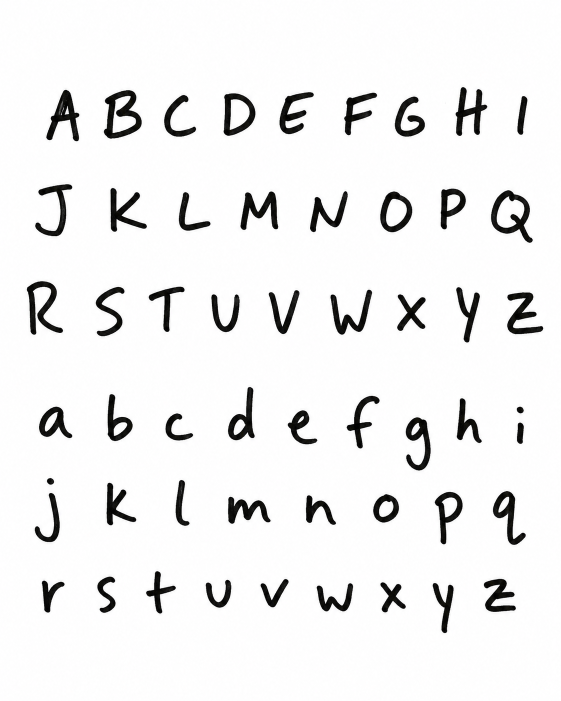
#> input picture tools/alphabet-source.png, 1122 x 1402 px (shown at 1/2 size)
$ python build_font.py alphabet-source.png
#> lines starting #> are read from the running program, lines starting #| are printed output that depends on the picture; after the words box and inside, x2 and y2 are one past the last pixel; in counts of white or black regions, pixels touching at a corner belong together
#!/usr/bin/env python3
"""Turn a scanned alphabet sheet into a webfont.

Source: a single sheet with A-Z on three rows and a-z on three more, written
with a marker on white paper. Each glyph is cut out by projection, traced with
marching squares, simplified, and dropped into a TrueType font.

    python3 tools/build_font.py ~/Desktop/unnamed-1.png

Writes assets/fonts/vazhand.woff2 (and .ttf next to it for reference).
"""

import sys
import pathlib

import numpy as np
from PIL import Image
import contourpy
from fontTools.fontBuilder import FontBuilder
from fontTools.pens.ttGlyphPen import TTGlyphPen

ROWS = ["ABCDEFGHI", "JKLMNOPQ", "RSTUVWXYZ",
        "abcdefghi", "jklmnopq", "rstuvwxyz"]

UPM = 1000          # units per em
CAP = 700           # cap height in units
SUPERSAMPLE = 3     # upscale before tracing, for smoother contours
RDP_TOL = 3.5       # outline simplification, in font units
SIDE_BEARING = 0.05  # per side, as a fraction of the em
SPACE = 0.30        # space advance, as a fraction of the em

OUT_DIR = pathlib.Path(__file__).resolve().parent.parent / "assets" / "fonts"
NAME = "Vaz Hand"
PSNAME = "VazHand-Regular"


# ---------------------------------------------------------------- segmenting

def bands(mask, axis, min_size, gap):
    """Runs of non-empty rows (axis=1) or columns (axis=0), merged across gaps."""
    on = mask.any(axis=axis)
    runs, start = [], None
    for i, v in enumerate(on):
        if v and start is None:
            start = i
        elif not v and start is not None:
            runs.append((start, i - 1))
            start = None
    if start is not None:
        runs.append((start, len(on) - 1))
    runs = [r for r in runs if r[1] - r[0] + 1 >= min_size]
    merged = [runs[0]]
    for a, b in runs[1:]:
        if a - merged[-1][1] < gap:
            merged[-1] = (merged[-1][0], b)
        else:
            merged.append((a, b))
    return merged


def cut_sheet(gray):
    """-> {char: (x0, x1, y0, y1, baseline)} in source pixels."""
    ink = gray < 128
    row_bands = bands(ink, 1, 10, 12)
    if len(row_bands) != len(ROWS):
        sys.exit("expected %d rows, found %d" % (len(ROWS), len(row_bands)))

    boxes = {}
    for letters, (y0, y1) in zip(ROWS, row_bands):
        strip = ink[y0:y1 + 1]
        cols = bands(strip, 0, 3, 12)
        if len(cols) != len(letters):
            sys.exit("row %r: expected %d glyphs, found %d"
                     % (letters, len(letters), len(cols)))
        cells = []
        for x0, x1 in cols:
            ys = np.where(strip[:, x0:x1 + 1].any(axis=1))[0]
            cells.append((x0, x1, y0 + ys.min(), y0 + ys.max()))
        # letters that sit on the baseline are the majority in every row, so
        # the median bottom edge is the baseline
        baseline = float(np.median([c[3] for c in cells]))
        for ch, (x0, x1, gy0, gy1) in zip(letters, cells):
            boxes[ch] = (x0, x1, gy0, gy1, baseline)
    return boxes


# ---------------------------------------------------------------- vectorising

def rdp(points, tol):
    """Ramer-Douglas-Peucker on an open polyline."""
    if len(points) < 3:
        return points
    p0, p1 = points[0], points[-1]
    d = p1 - p0
    norm = np.hypot(*d)
    if norm < 1e-9:
        dist = np.hypot(*(points - p0).T)
    else:
        dist = np.abs(np.cross(d, points - p0)) / norm
    i = int(np.argmax(dist))
    if dist[i] <= tol:
        return np.array([p0, p1])
    left = rdp(points[:i + 1], tol)
    right = rdp(points[i:], tol)
    return np.vstack([left[:-1], right])


def signed_area(poly):
    x, y = poly[:, 0], poly[:, 1]
    return 0.5 * float(np.sum(x * np.roll(y, -1) - np.roll(x, -1) * y))


def contains(outer, point):
    x, y = point
    xs, ys = outer[:, 0], outer[:, 1]
    xs2, ys2 = np.roll(xs, -1), np.roll(ys, -1)
    crosses = ((ys > y) != (ys2 > y))
    with np.errstate(divide="ignore", invalid="ignore"):
        xint = xs + (y - ys) / (ys2 - ys) * (xs2 - xs)
    return bool(np.sum(crosses & (xint > x)) % 2)


def trace(gray, box, scale):
    """Outlines for one glyph, in font units with the origin on the baseline."""
    x0, x1, gy0, gy1, baseline = box
    pad = 4
    sub = gray[max(0, gy0 - pad):gy1 + pad + 1, max(0, x0 - pad):x1 + pad + 1]
    oy, ox = max(0, gy0 - pad), max(0, x0 - pad)

    big = np.asarray(Image.fromarray(sub).resize(
        (sub.shape[1] * SUPERSAMPLE, sub.shape[0] * SUPERSAMPLE),
        Image.LANCZOS)).astype(np.float32)

    gen = contourpy.contour_generator(z=big, name="serial", line_type="SeparateCode")
    lines, _ = gen.lines(127.5)

    polys = []
    for line in lines:
        if len(line) < 4:
            continue
        # supersampled sub-image pixels -> source pixels -> font units
        px = line[:, 0] / SUPERSAMPLE + ox
        py = line[:, 1] / SUPERSAMPLE + oy
        poly = np.column_stack([(px - x0) * scale, (baseline - py) * scale])
        if np.allclose(poly[0], poly[-1]):
            poly = poly[:-1]
        poly = rdp(np.vstack([poly, poly[0]]), RDP_TOL)[:-1]
        if len(poly) >= 3 and abs(signed_area(poly)) > 200:
            polys.append(poly)

    # nesting depth decides outer vs hole; TrueType wants outers clockwise
    oriented = []
    for i, poly in enumerate(polys):
        depth = sum(1 for j, other in enumerate(polys)
                    if j != i and contains(other, poly[0]))
        want_ccw = depth % 2 == 1
        if (signed_area(poly) > 0) != want_ccw:
            poly = poly[::-1]
        oriented.append(poly)
    return oriented


# ------------------------------------------------------------------ building

def main():
    src = pathlib.Path(sys.argv[1] if len(sys.argv) > 1
                       else "~/Desktop/unnamed-1.png").expanduser()
    gray = np.asarray(Image.open(src).convert("L")).astype(np.uint8)
    boxes = cut_sheet(gray)
#> in cut_sheet, `ink = gray < 128`:
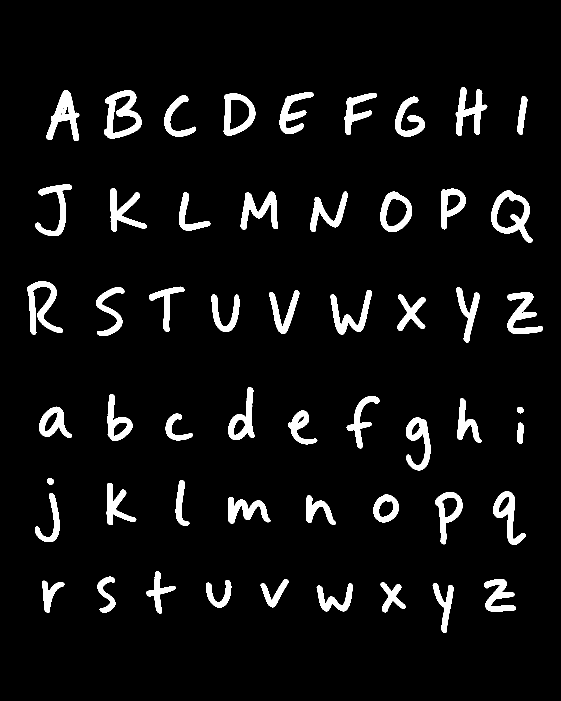
#> ink: shape (1402, 1122) bool (shown at 1/2 size); 6.3% white; 54 white regions, largest, box (x1, y1, x2, y2) and area: (208, 180, 283, 277) 3405, (982, 381, 1065, 485) 3094, (54, 563, 126, 669) 2891
#> after the loop in bands, `for i, v in enumerate(on):`: runs = [(174, 281), (369, 484), (563, 684), (774, 940), (956, 1089), (1143, 1265)]
#> in bands, `merged = [runs[0]]`: merged = [(174, 281)]
#> the loop in bands, `for a, b in runs[1:]:` made 5 passes
#> after the loop in bands, `for a, b in runs[1:]:`: merged has the same summary as runs
#> in cut_sheet, `row_bands = bands(ink, 1, 10, 12)`: row_bands has the same summary as runs in bands
#> the loop in cut_sheet, `for letters, (y0, y1) in zip(ROWS, row_bands):` made 6 passes
#> (letters, y0, y1, baseline) on passes 1 to 6: ('ABCDEFGHI', 174, 281, 271), ('JKLMNOPQ', 369, 484, 462.5), ('RSTUVWXYZ', 563, 684, 667), ('abcdefghi', 774, 940, 885), ('jklmnopq', 956, 1089, 1049.5), ('rstuvwxyz', 1143, 1265, 1224)
#> pass 1, in cut_sheet, `strip = ink[y0:y1 + 1]`:
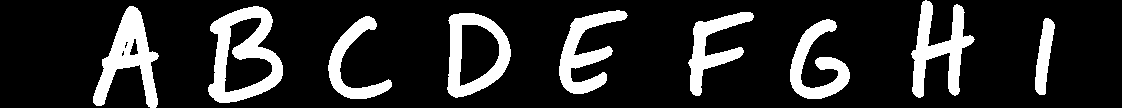
#> strip: shape (108, 1122) bool; 16.6% white; 9 white regions, largest, box (x1, y1, x2, y2) and area: (208, 6, 283, 103) 3405, (93, 6, 159, 108) 2829, (911, 0, 975, 98) 2571
#> pass 2, in cut_sheet, `strip = ink[y0:y1 + 1]`:
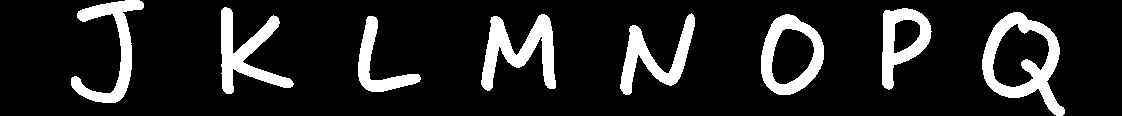
#> strip: shape (116, 1122) bool; 13.7% white; 8 white regions, largest, box (x1, y1, x2, y2) and area: (982, 12, 1065, 116) 3094, (481, 14, 556, 91) 2599, (221, 7, 294, 94) 2327
#> after the loop in cut_sheet, `for letters, (y0, y1) in zip(ROWS, row_bands):`:
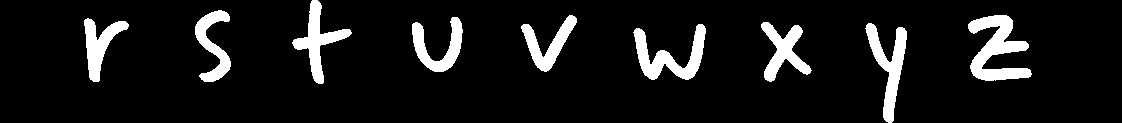
#> strip: shape (123, 1122) bool; 9.2% white; 9 white regions, largest, box (x1, y1, x2, y2) and area: (968, 15, 1032, 81) 2094, (633, 24, 706, 80) 1661, (865, 23, 907, 123) 1573
#> after the loop in cut_sheet, `for letters, (y0, y1) in zip(ROWS, row_bands):`: boxes = 52 items
#> boxes = 52 items

    cap_px = np.median([b[4] - b[2] for ch, b in boxes.items() if ch.isupper()])
#> cap_px = 85.25
    scale = CAP / cap_px
#> scale = 8.21
    print("cap height %.1f px -> scale %.4f" % (cap_px, scale))
#| cap height 85.2 px -> scale 8.2111

    sb = round(SIDE_BEARING * UPM)
    glyphs, widths, order = {}, {}, [".notdef", "space"]
    cmap = {0x20: "space"}

    pen = TTGlyphPen(None)
    glyphs[".notdef"] = pen.glyph()
    widths[".notdef"] = round(SPACE * UPM)
    glyphs["space"] = TTGlyphPen(None).glyph()
    widths["space"] = round(SPACE * UPM)

    for ch in sorted(boxes, key=lambda c: (c.islower(), c)):
        gname = ch  # 'A'..'Z' and 'a'..'z' are already valid glyph names
        pen = TTGlyphPen(None)
        polys = trace(gray, boxes[ch], scale)
        for poly in polys:
            pen.moveTo((round(poly[0][0]) + sb, round(poly[0][1])))
            for x, y in poly[1:]:
                pen.lineTo((round(x) + sb, round(y)))
            pen.closePath()
        glyph = pen.glyph()
        widths[gname] = round((boxes[ch][1] - boxes[ch][0]) * scale) + 2 * sb
        glyphs[gname] = glyph
        order.append(gname)
        cmap[ord(ch)] = gname
        print("  %s  %d contours, %d pts, adv %d"
              % (ch, len(polys), sum(len(p) for p in polys), widths[gname]))
#> this loop made 52 passes
#> ch on passes 2 to 13: 'B', 'C', 'D', 'E', 'F', 'G', 'H', 'I', 'J', 'K', 'L', 'M'
#> (ch, gname, x0 in trace, x1 in trace, gy0 in trace, gy1 in trace, baseline in trace, pad in trace) on pass 1: ('A', 'A', 93, 158, 180, 281, 271, 4)
#|   A  4 contours, 58 pts, adv 634
#|   B  2 contours, 74 pts, adv 708
#|   C  1 contours, 43 pts, adv 617
#|   D  2 contours, 46 pts, adv 617
#|   E  1 contours, 52 pts, adv 658
#|   F  1 contours, 43 pts, adv 634
#|   G  1 contours, 64 pts, adv 584
#|   H  1 contours, 55 pts, adv 617
#> (further printed lines are left out)
#> pass 1, in trace, `sub = gray[max(0, gy0 - pad):gy1 + pad + 1, max(0, x0 - pad):x1 + pad ..`:
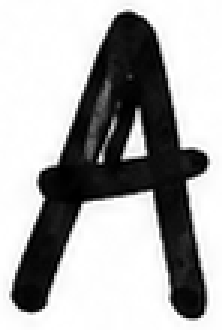
#> sub: shape (110, 74) (shown 3 times larger); min 0, max 255, mean 170
#> pass 1, in trace, `big = np.asarray(Image.fromarray(sub).resize( (sub.shape[1] * SUPERSAM..`:
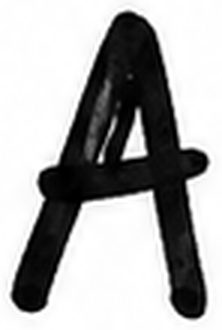
#> big: shape (330, 222) float32; min 0, max 255, mean 170
#> pass 2, in trace (call 2), `big = np.asarray(Image.fromarray(sub).resize( (sub.shape[1] * SUPERSAM..`:
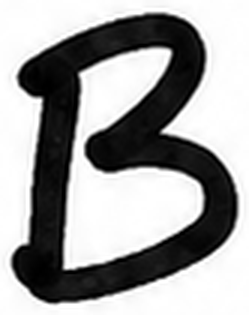
#> big: shape (315, 249) float32; min 0, max 255, mean 158.4

    fb = FontBuilder(UPM, isTTF=True)
    fb.setupGlyphOrder(order)
    fb.setupCharacterMap(cmap)
    fb.setupGlyf(glyphs)
    fb.setupHorizontalMetrics({g: (widths[g], 0) for g in order})
    asc, desc = 800, -260
    fb.setupHorizontalHeader(ascent=asc, descent=desc, lineGap=0)
    fb.setupNameTable({
        "familyName": NAME, "styleName": "Regular",
        "psName": PSNAME, "version": "Version 1.0",
        "fullName": NAME, "uniqueFontIdentifier": "1.0;%s" % PSNAME,
        "copyright": "Handwriting of Eric Vaz.",
    })
    x_box = boxes["x"]
    x_height = round((x_box[4] - x_box[2]) * scale)
    fb.setupOS2(sTypoAscender=asc, sTypoDescender=desc, sTypoLineGap=0,
                usWinAscent=asc, usWinDescent=-desc, sxHeight=x_height,
                sCapHeight=CAP, achVendID="EVAZ")
    fb.setupPost(isFixedPitch=0)
    fb.setupDummyDSIG()

    OUT_DIR.mkdir(parents=True, exist_ok=True)
    ttf = OUT_DIR / "vazhand.ttf"
    fb.save(str(ttf))

    fb.font.flavor = "woff2"
    woff2 = OUT_DIR / "vazhand.woff2"
#> (the run stopped early here; a loop or call above may not have finished)
